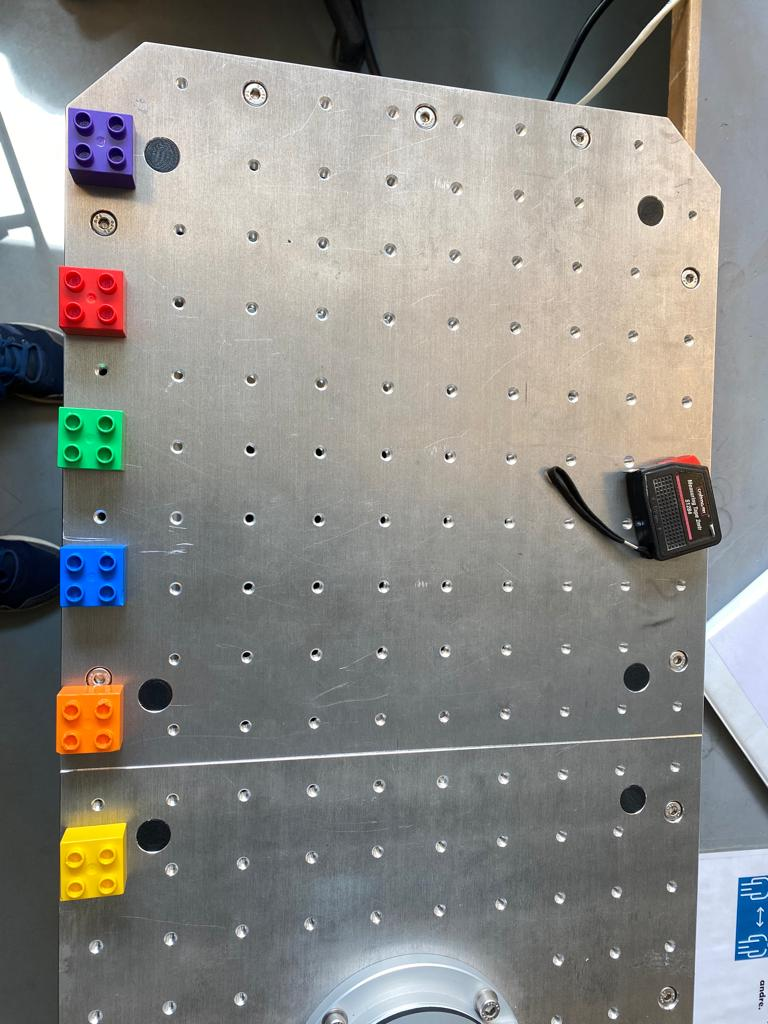
#> input picture image_colors/test_robot_color.jpeg, 768 x 1024 px, given in place of test2.jpeg, which was not available
$ python webcamtest.py
#> lines starting #> are read from the running program, lines starting #| are printed output that depends on the picture; after the words box and inside, x2 and y2 are one past the last pixel; in counts of white or black regions, pixels touching at a corner belong together; pictures that were not available may be replaced by others from this repository, and a replacement may not be noted
#> further down, img is the input picture: shape (1024, 768, 3); mean B, G, R 133.8, 137.6, 138.3
#> `img_hsv = cv2.cvtColor(img, cv2.COLOR_BGR2HSV_FULL)`: img_hsv: shape (1024, 768, 3); mean H, S, V 83.3, 32.7, 145.9
from traceback import print_tb
import pyrealsense2 as rs
import numpy as np
import cv2

# red
red_lower_range = np.array([0, 50, 50])
red_upper_range = np.array([3, 255, 255])

# orange
orange_lower_range = np.array([14, 100, 50])
orange_upper_range = np.array([16, 255, 255])

# yellow
yellow_lower_range = np.array([30, 100, 50])
yellow_upper_range = np.array([34, 255, 255])


# green
green_lower_range = np.array([50, 50, 50])
green_upper_range = np.array([120, 255, 255])

# blue 140 - 180
blue_lower_range = np.array([140, 75, 50])
blue_upper_range = np.array([155, 255, 255])

# purple
purple_lower_range = np.array([180, 50, 50])
purple_upper_range = np.array([240, 255, 255])


# Create function for color detection
def get_color(img_hsv, lower, upper):
    mask = cv2.inRange(img_hsv, lower, upper)
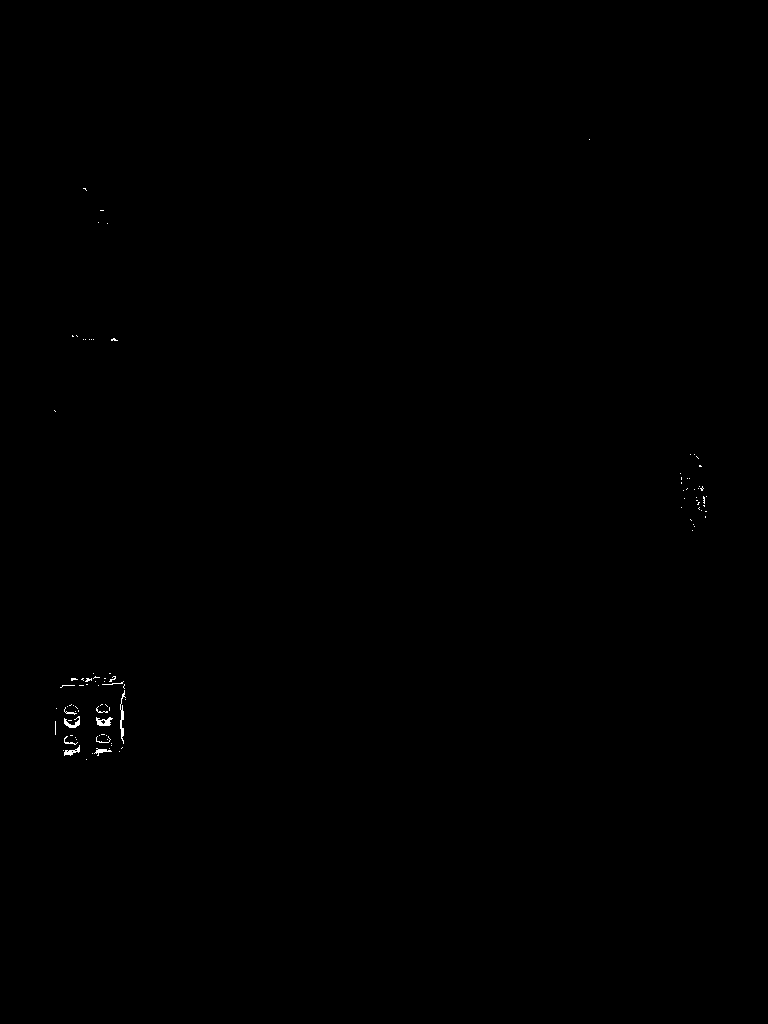
#> mask: shape (1024, 768); 0.1% white in thin lines or dots, all inside (x1, y1, x2, y2) = (54, 139, 707, 760)
    cn, hierarchry = cv2.findContours(mask, cv2.RETR_EXTERNAL, cv2.CHAIN_APPROX_SIMPLE)
#> cn = 98 contours, 93 with area under 20; largest, box (x1, y1, x2, y2) and area: (96, 717, 113, 726) 76, (64, 716, 80, 728) 53, (120, 690, 126, 744) 52, (64, 745, 80, 756) 52, (94, 748, 112, 756) 32
    center_points = list()
    cv2.drawContours(img, cn, -1, (0,255,0), 3)
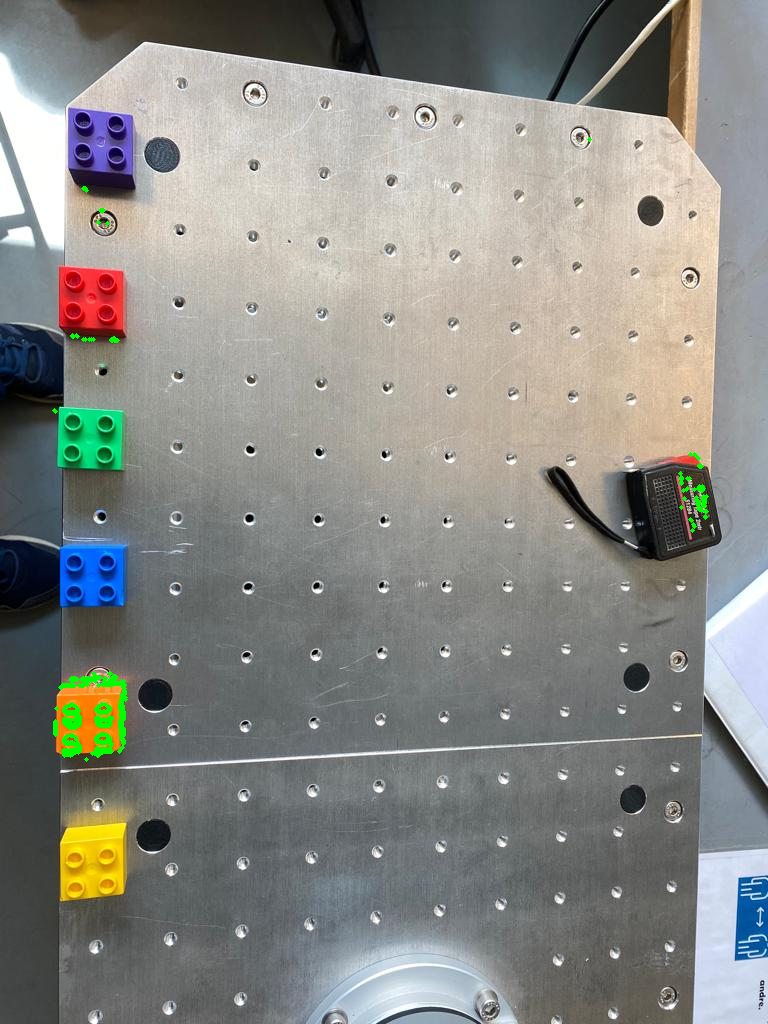
#> img: shape (1024, 768, 3); 0.41% of pixels changed, all inside (x1, y1, x2, y2) = (52, 137, 709, 762)
    i = 0
    # [12 lines of commented-out code are left out]
    while i < len(cn):
        perimeter = cv2.arcLength(cn[i],True)
        M = cv2.moments(cn[i])
        if (M['m00'] != 0 and perimeter>1000 and perimeter<1100):
            # print(perimeter)
            # if cv2.contourArea(cn[i]> 2000):
            cv2.drawContours(img, cn, -1, (0,255,0), 3)
            cx = int(M['m10']/M['m00'])
            cy = int(M['m01']/M['m00'])
            # center_points += [int(xg+np.floor(wg/2)), int(yg+np.floor(hg/2))]
            center_points.append([cx, cy])
        i+=1
#> this loop made 98 passes
#> perimeter on passes 1 to 12: 0, 0, 0, 0, 0, 51.21, 2.83, 0, 47.8, 0, 0, 0
#> after the loop, center_points = []; i = 98
     # print(center_points)
    for center in center_points:
        # print(center)
        cv2.circle(img, tuple(center), 0, 0, 5)
#> this loop made 0 passes

# TESTING PHASE
# Don't forget to set the right path
img = cv2.imread("image_colors/test_pictures_2022_05_23/data/test2.jpeg")
# [8 lines of commented-out code are left out]
img_hsv = cv2.cvtColor(img, cv2.COLOR_BGR2HSV_FULL)


# [5 lines of commented-out code are left out]
get_color(img_hsv, orange_lower_range, orange_upper_range)
cv2.imshow("imga", img)
# print("detected red detected purple detected green detected yellow detected blue detected orange ")
cv2.imwrite("image_colors/test_pictures_2022_05_23/results/test_detect_sep_6.jpeg", img)
cv2.waitKey(0)

'''
vid = cv2.VideoCapture(0)
while(True):
    ret, frame = vid.read()
     # print("hi")
    img_hsv = cv2.cvtColor(frame, cv2.COLOR_BGR2HSV_FULL)

    get_color(img_hsv, blue_lower_range, blue_upper_range)
    get_color(img_hsv, red_lower_range, red_upper_range)
    get_color(img_hsv, green_lower_range, green_upper_range)

    cv2.imshow("video", frame)

    if cv2.waitKey(1) & 0xFF == ord('q'):
         break

vid.release()
cv2.destroyAllWindows
'''

$ run again, on image_colors/test_robot_color2.jpeg
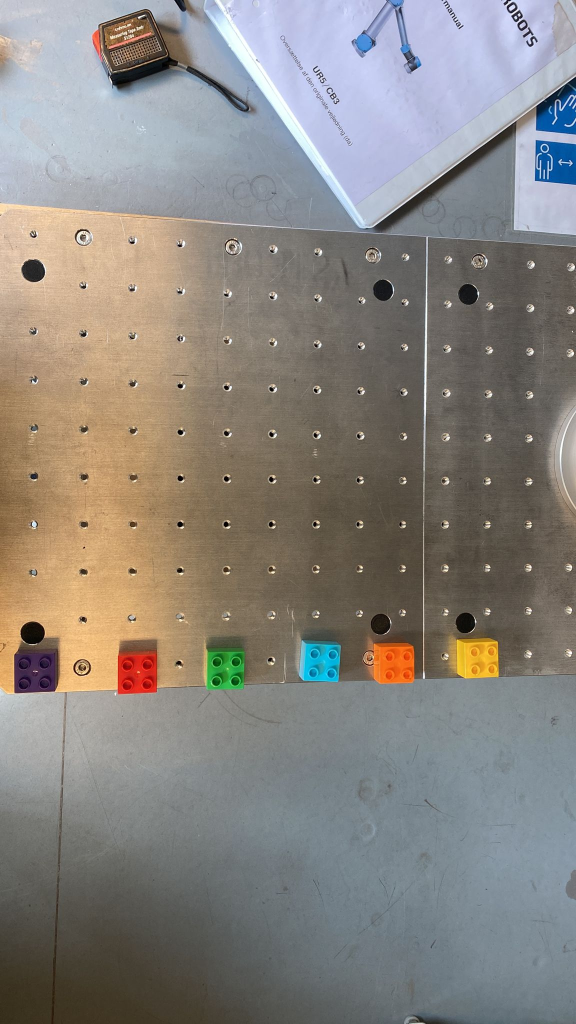
#> input picture image_colors/test_robot_color2.jpeg, 1152 x 2048 px, given in place of test2.jpeg, which was not available (shown at 1/2 size)
#> img is the input picture: shape (2048, 1152, 3); mean B, G, R 127.5, 132.7, 136.8
#> img_hsv: shape (2048, 1152, 3); mean H, S, V 80.2, 50, 147.2
#> in get_color, `mask = cv2.inRange(img_hsv, lower, upper)`:
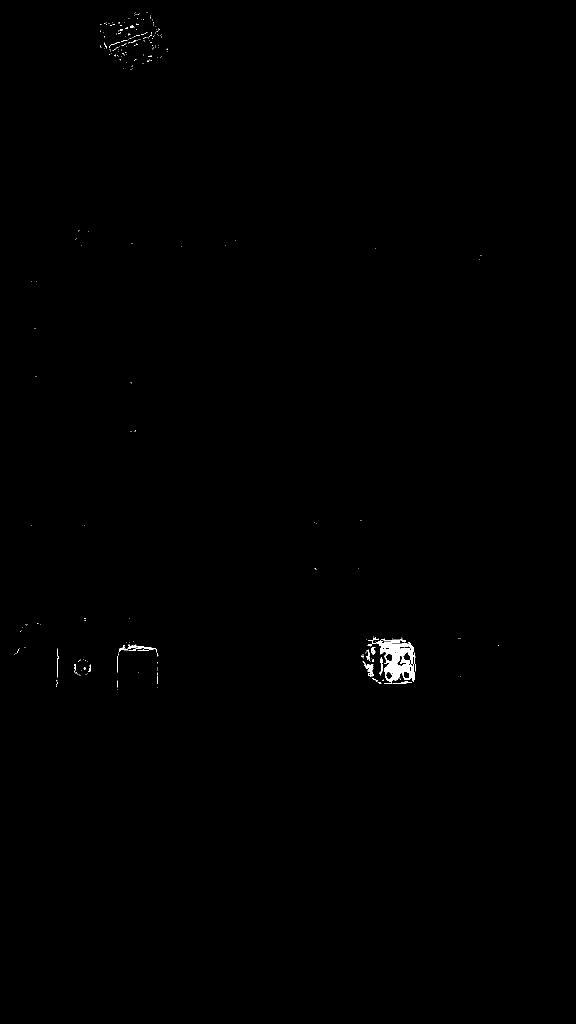
#> mask: shape (2048, 1152) (shown at 1/2 size); 0.24% white; 275 white regions (257 under 20 px)
#> cn = 275 contours, 266 with area under 20; largest, box (x1, y1, x2, y2) and area: (744, 1277, 832, 1368) 4251, (238, 1289, 314, 1305) 212, (728, 1328, 748, 1353) 172, (760, 1315, 766, 1351) 74, (742, 1294, 751, 1310) 68
#> in get_color, `cv2.drawContours(img, cn, -1, (0,255,0), 3)`:
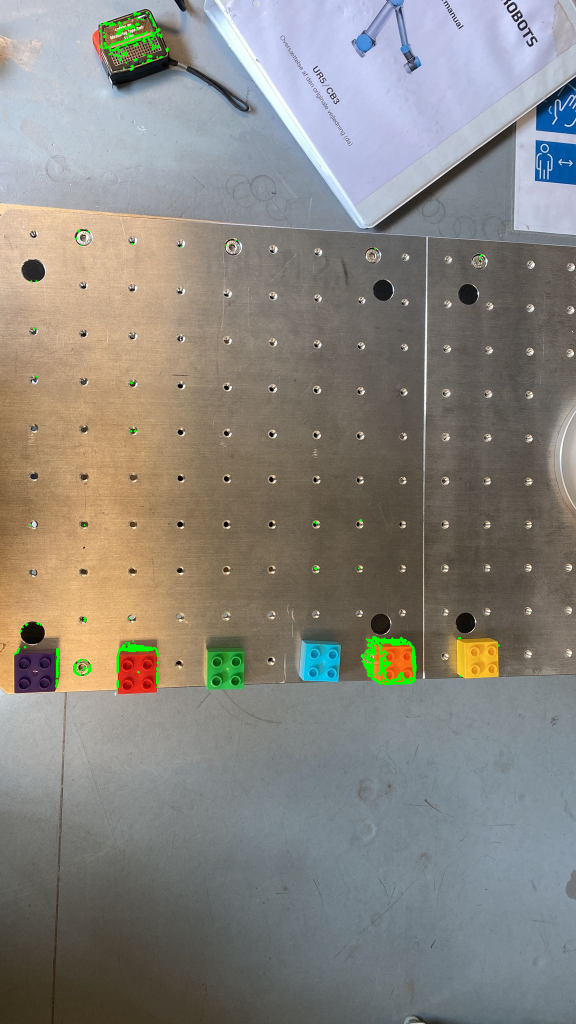
#> img: shape (2048, 1152, 3) (shown at 1/2 size); 0.44% of pixels changed, all inside (x1, y1, x2, y2) = (27, 23, 1000, 1382)
#> the loop in get_color, `while i < len(cn):` made 275 passes
#> perimeter on passes 1 to 3: 0, 0, 4
#> after the loop in get_color, `while i < len(cn):`: center_points = []; i = 275

$ run again, on image_colors/test_robot_color3.jpeg
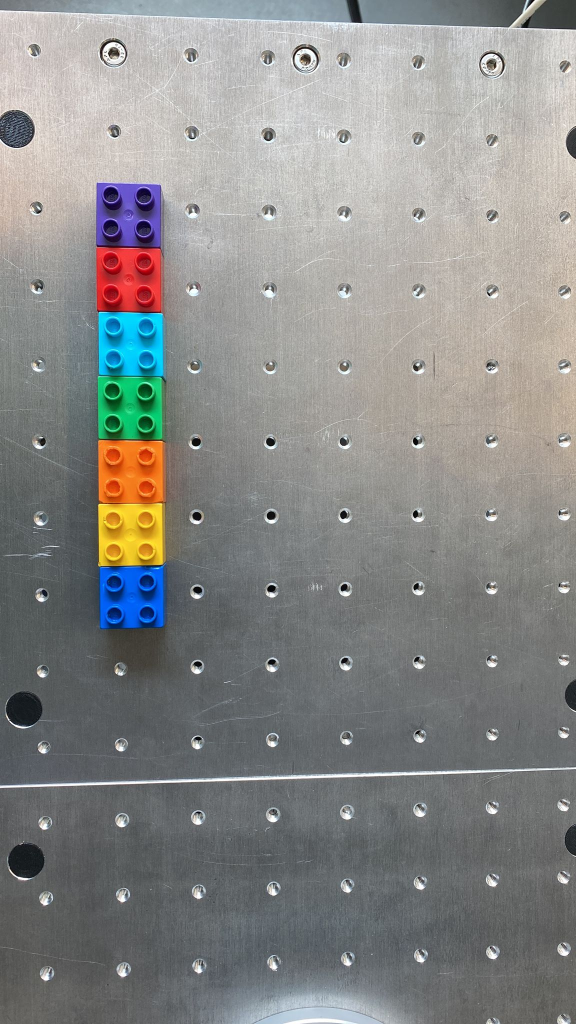
#> input picture image_colors/test_robot_color3.jpeg, 1152 x 2048 px, given in place of test2.jpeg, which was not available (shown at 1/2 size)
#> img is the input picture: shape (2048, 1152, 3); mean B, G, R 136.1, 137.6, 136.8
#> img_hsv: shape (2048, 1152, 3); mean H, S, V 87.4, 24.5, 144.5
#> in get_color, `mask = cv2.inRange(img_hsv, lower, upper)`:
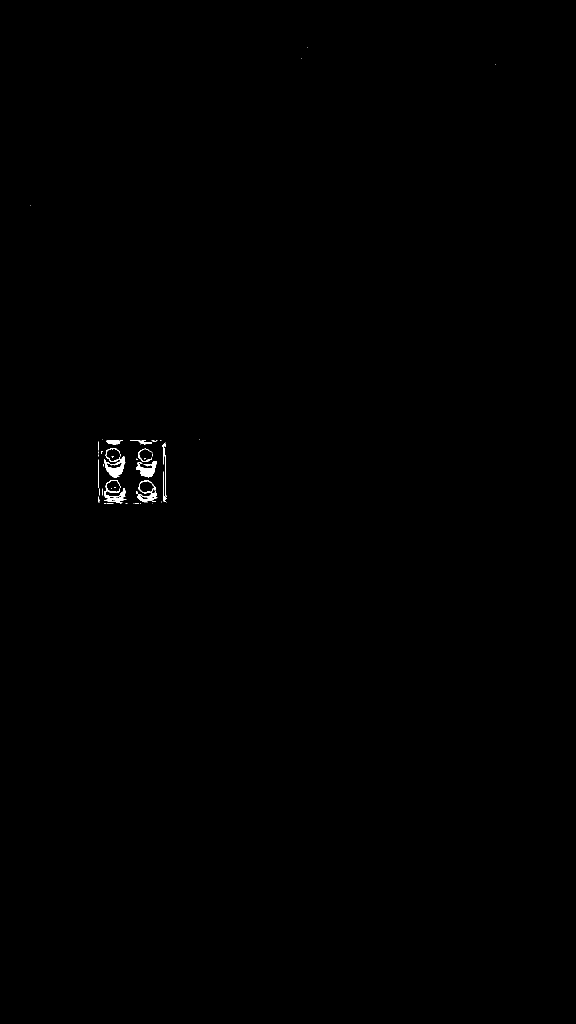
#> mask: shape (2048, 1152) (shown at 1/2 size); 0.17% white; 50 white regions (38 under 20 px)
#> cn = 48 contours, 40 with area under 20; largest, box (x1, y1, x2, y2) and area: (272, 960, 315, 1004) 1024, (208, 896, 251, 955) 974, (272, 922, 314, 955) 616, (208, 960, 253, 1003) 541, (213, 880, 245, 889) 168, (324, 887, 334, 1005) 131, (260, 880, 304, 889) 96, (276, 897, 305, 924) 70
#> in get_color, `cv2.drawContours(img, cn, -1, (0,255,0), 3)`:
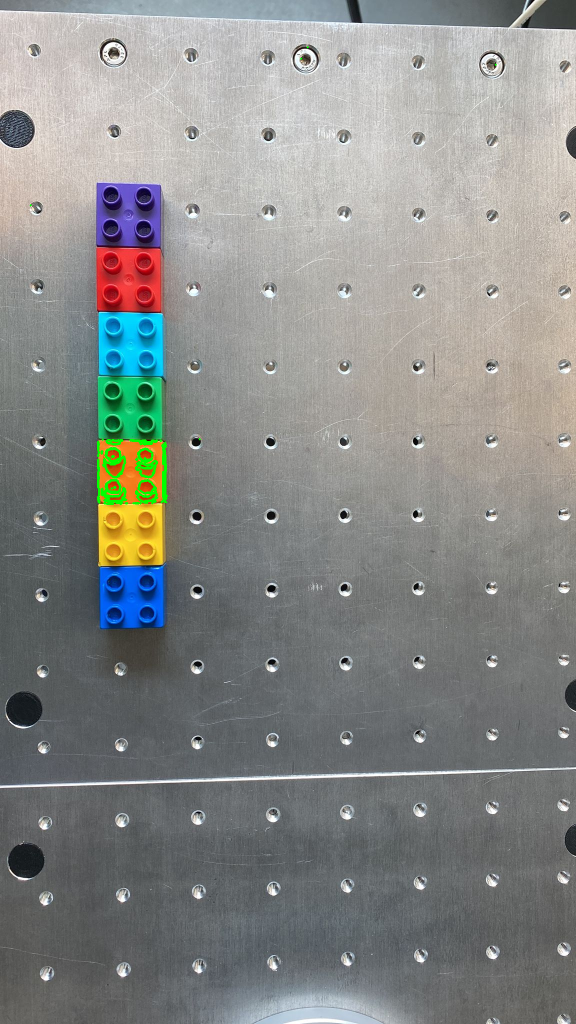
#> img: shape (2048, 1152, 3) (shown at 1/2 size); 0.33% of pixels changed, all inside (x1, y1, x2, y2) = (59, 92, 994, 1010)
#> the loop in get_color, `while i < len(cn):` made 48 passes
#> perimeter on passes 1 to 8: 4, 0, 2, 16, 0, 6, 24.83, 8.83
#> after the loop in get_color, `while i < len(cn):`: center_points = []; i = 48
